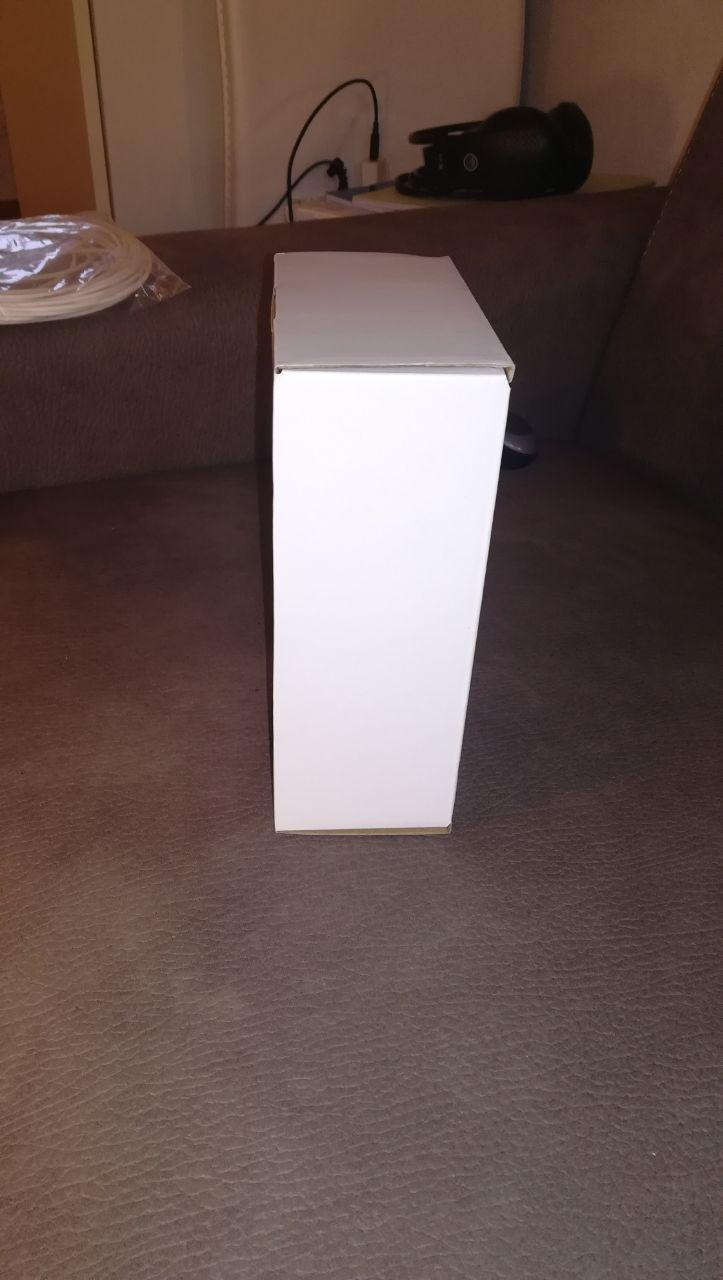
#> input picture 1-box/body/box2.jpg, 723 x 1280 px, found by its file name
$ jupyter execute edges_filtering.ipynb   (older library calls are emulated)
#> lines starting #> are read from the running program, lines starting #| are printed output that depends on the picture
# USEFULL FILTERS

### bilateral filters

usefull to improve edges while removing noise all around

### gaussian filter

removing noise

### laplacian filter

improves edges

[cell 1]
# bilateral and laplacian filters
import cv2
from matplotlib import pyplot as plt
import numpy as np

image=cv2.imread('body/box2.jpg')
#> image is the input picture: shape (1280, 723, 3); mean B, G, R 79, 82.5, 101.3

kernel = np.array([[1, 1, 1], [1, -8, 1], [1, 1, 1]], dtype=np.float32)#-8 for diagonals too, -4 x,y distances
##32 bit for the negative values in kernel and filtered image
imgLaplacian = cv2.filter2D(image, cv2.CV_32F, kernel)
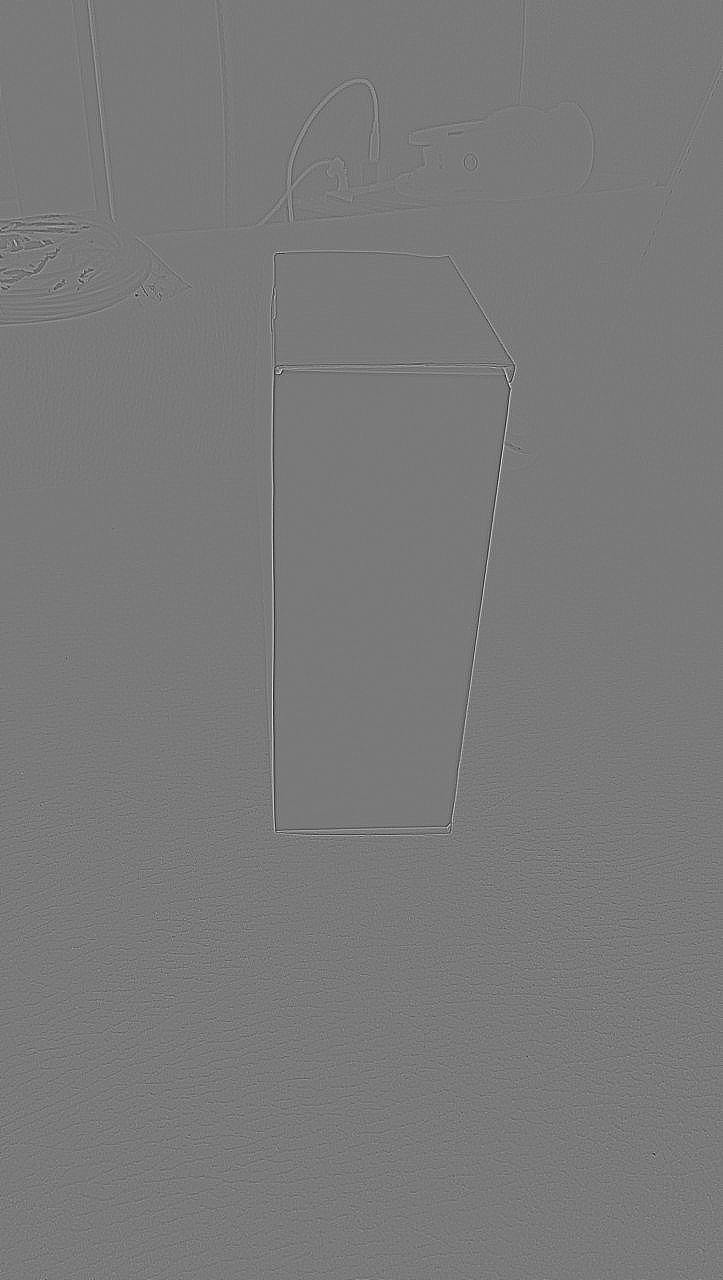
#> imgLaplacian: shape (1280, 723, 3) float32; mean B, G, R 0, 0, 0; drawn with min black and max white
##instead of cv2.CV_32F can pass -1 for same depth as source
imgResult = np.float32(image) - imgLaplacian
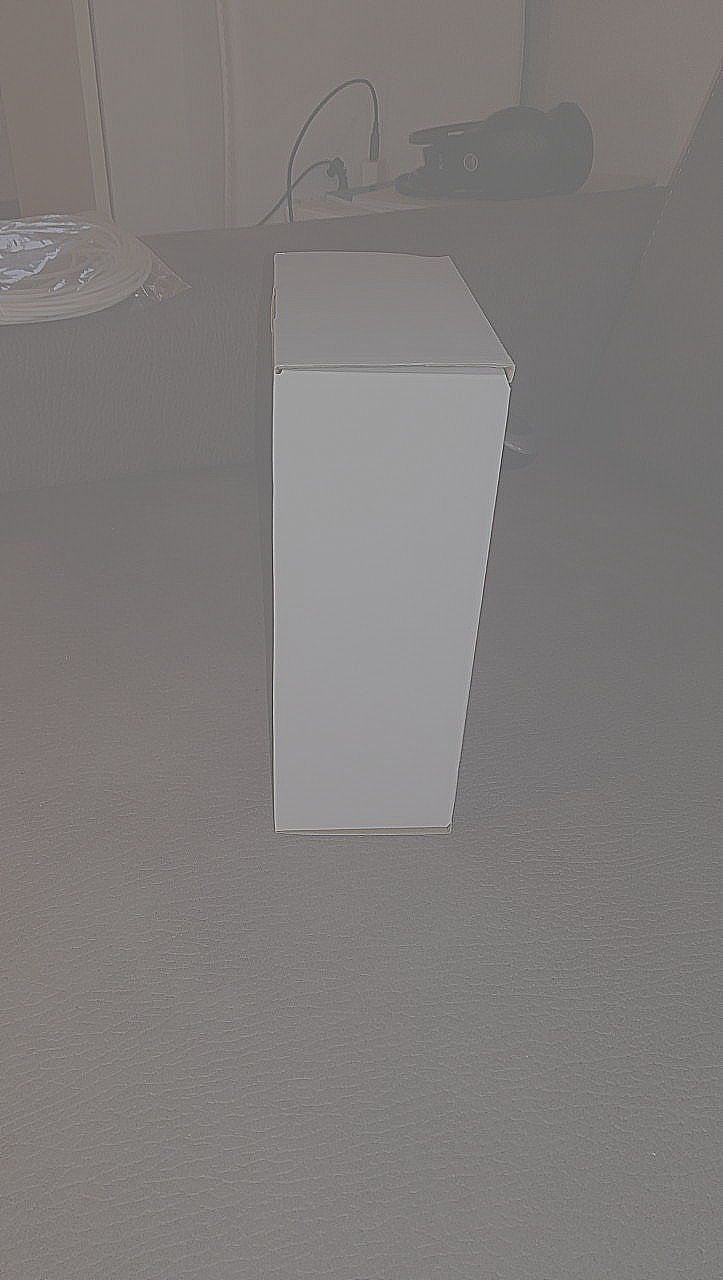
#> imgResult: shape (1280, 723, 3) float32; mean B, G, R 79, 82.5, 101.3; drawn with min black and max white
# convert back to 8bits gray scale
imgResult = np.clip(imgResult, 0, 255)
imgResult = imgResult.astype('uint8')
imgLaplacian = np.clip(imgLaplacian, 0, 255)
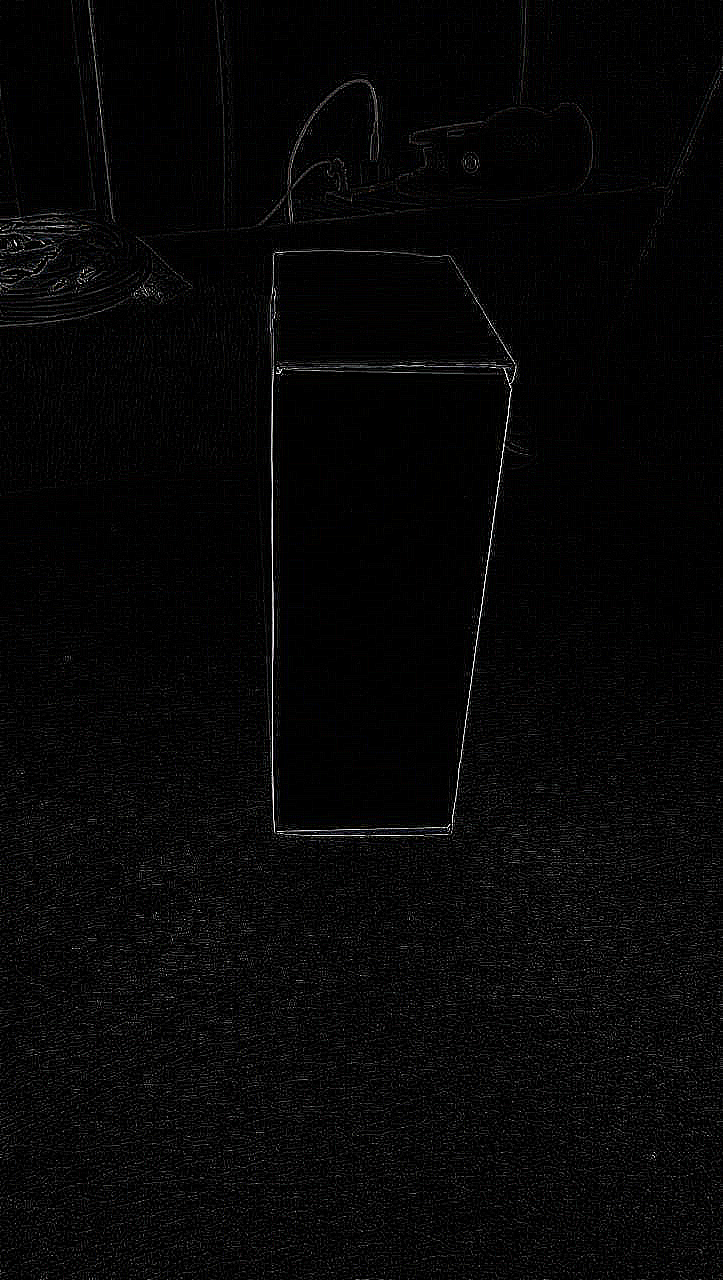
#> imgLaplacian: shape (1280, 723, 3) float32; mean B, G, R 6.5, 6.4, 6.5
imgLaplacian = np.uint8(imgLaplacian)

imgBilat=cv2.bilateralFilter(image,21,51,51)
#plt.imshow(imgLaplacian)
#plt.show()
plt.subplot(1,3,1)
plt.imshow(imgBilat)
plt.subplot(1,3,2)
plt.imshow(image)
plt.subplot(1,3,3)
plt.imshow(imgResult)
plt.show()
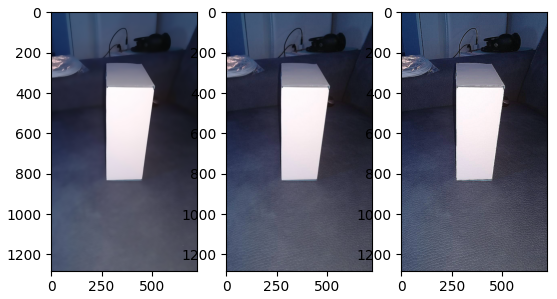
#> figure drawn by matplotlib, 3 panels; B, G, R data is drawn as R, G, B

ddepth = cv2.CV_32F
kernel_size = 3
#src = cv.GaussianBlur(src, (3, 3), 0)
imgLaplacian2 = cv2.Laplacian(image, ddepth, ksize=kernel_size)
imgLaplacian2 = np.clip(imgLaplacian2, 0, 255)
imgLaplacian2 = np.uint8(imgLaplacian2)


plt.subplot(1,2,1)
plt.imshow(imgLaplacian2)
plt.subplot(1,2,2)
plt.imshow(imgLaplacian)
plt.show()
#> figure, not shown here; B, G, R data is drawn as R, G, B

$ run again, with 1-box/body/box3.jpg copied over 1-box/body/box2.jpg
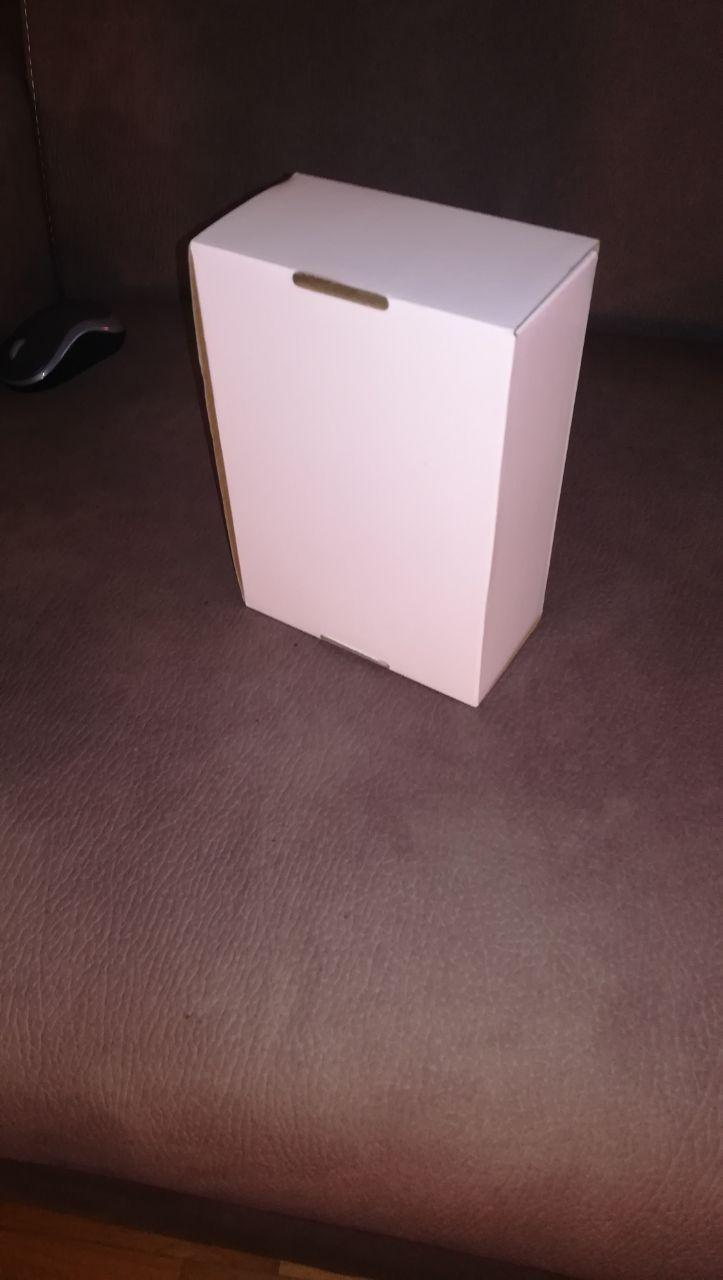
#> input picture 1-box/body/box3.jpg, 723 x 1280 px, found by its file name
#> image is the input picture: shape (1280, 723, 3); mean B, G, R 76.5, 75.6, 99.4
#> `imgLaplacian = np.clip(imgLaplacian, 0, 255)`:
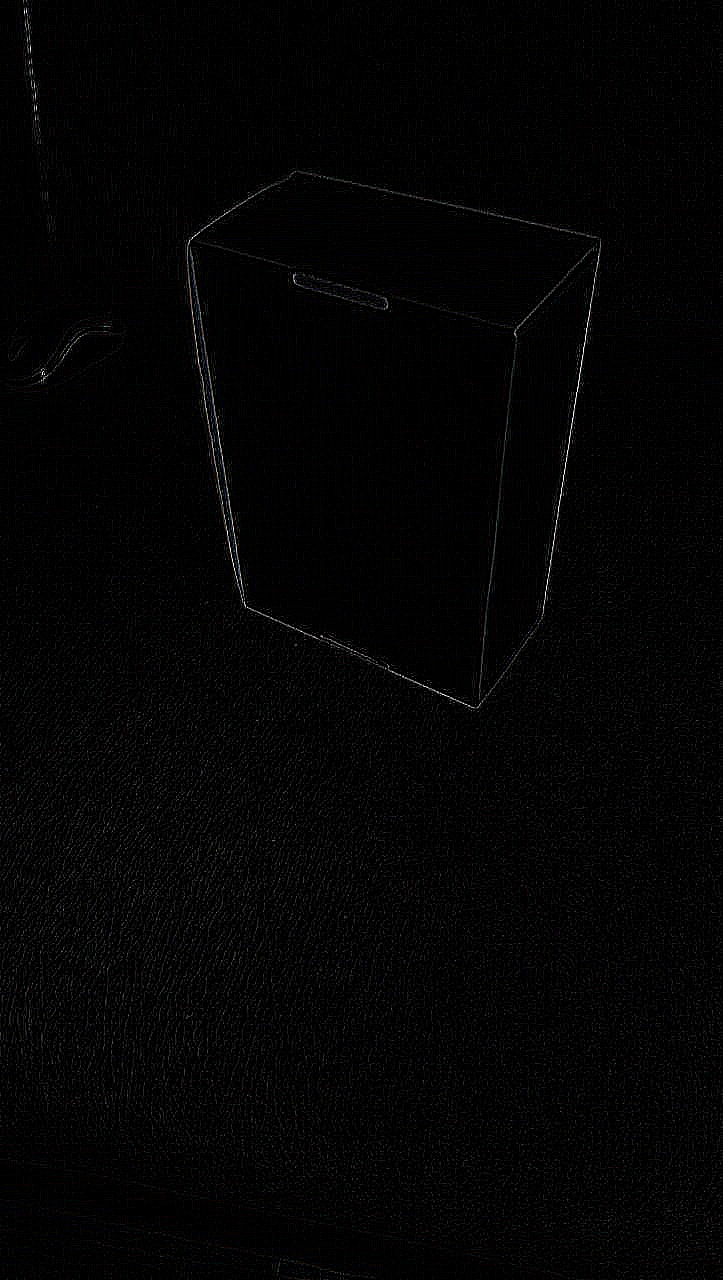
#> imgLaplacian: shape (1280, 723, 3) float32; mean B, G, R 3.9, 3.9, 3.9
#> `plt.show()`:
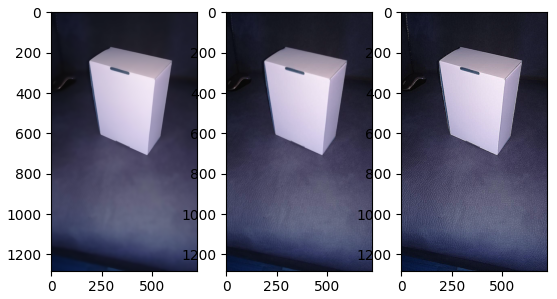
#> figure drawn by matplotlib, 3 panels; B, G, R data is drawn as R, G, B

$ run again, with 1-box/body/box4.jpg copied over 1-box/body/box2.jpg
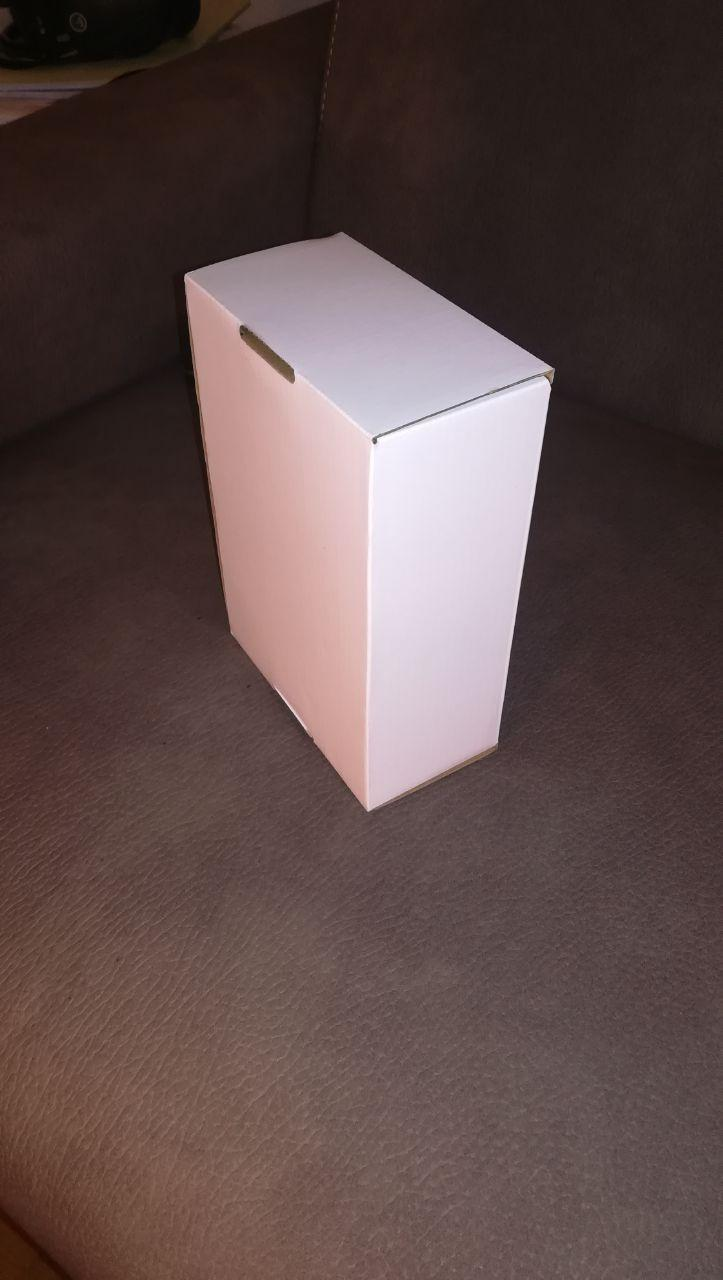
#> input picture 1-box/body/box4.jpg, 723 x 1280 px, found by its file name
#> image is the input picture: shape (1280, 723, 3); mean B, G, R 73.6, 75.1, 93.6
#> `imgLaplacian = np.clip(imgLaplacian, 0, 255)`:
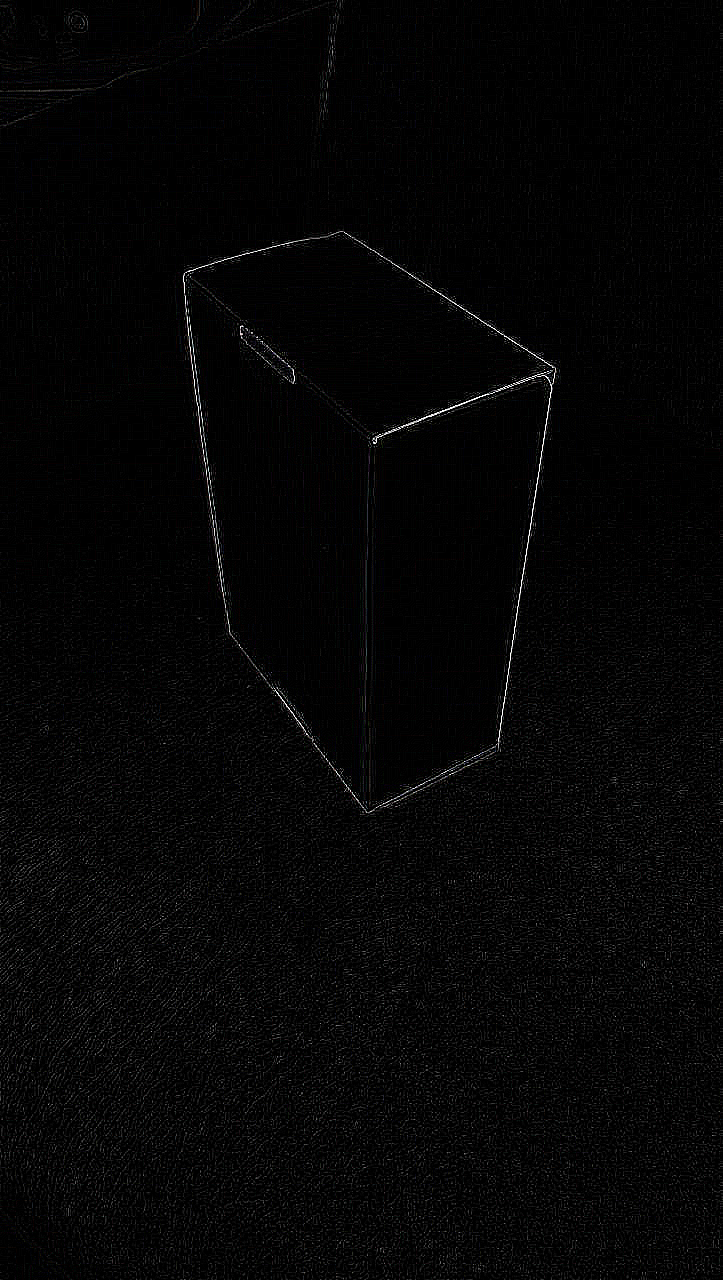
#> imgLaplacian: shape (1280, 723, 3) float32; mean B, G, R 5.4, 5.4, 5.4
#> `plt.show()`:
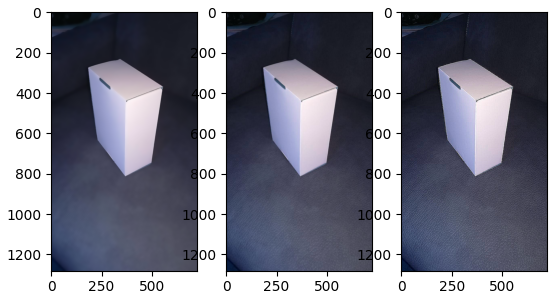
#> figure drawn by matplotlib, 3 panels; B, G, R data is drawn as R, G, B
